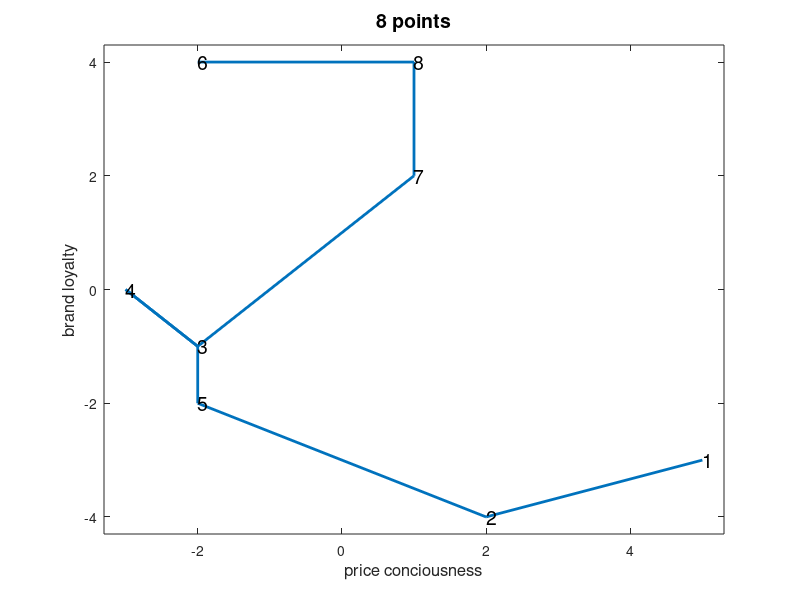
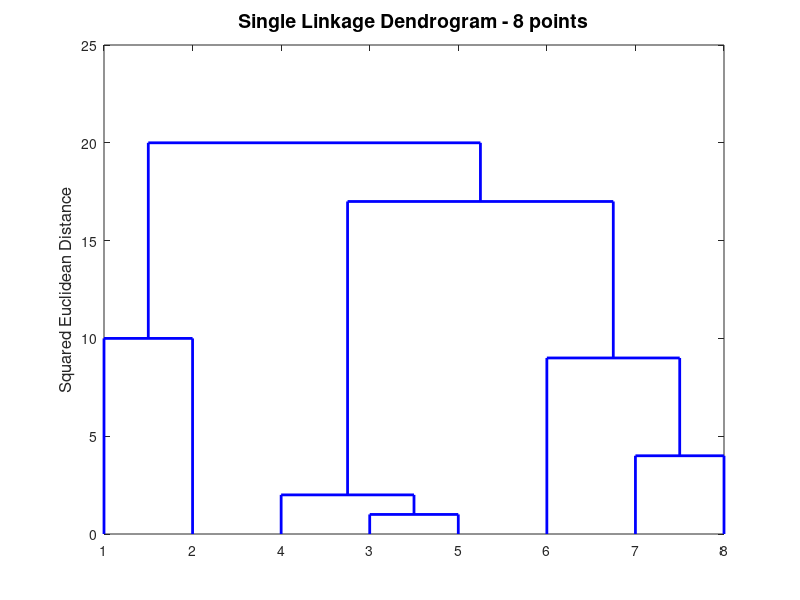

These charts were generated, in order, by the following MATLAB code:
%% clear all variables and console and close windows
clear
clc
close all

%% create matrix of 8 data points
x  = [5,2,-2,-3,-2,-2,1,1]';
y  = [-3,-4,-1,0,-2,4,2,4]';   
xs = [x,y]; 

%% Plot for the 8 data points
figure(1)
hold on
line(xs([1,2,5,3,4,3,7,8,6],1),xs([1,2,5,3,4,3,7,8,6],2),'Linewidth',2);
xlim([-3.3,5.3])
ylim([-4.3,4.3])
xlabel('price conciousness','FontSize',12)
ylabel('brand loyalty','FontSize',12)
title('8 points','FontSize',14)
text(xs(:,1),xs(:,2),['1','2','3','4','5','6','7','8']','FontSize',14)
box on
hold off

% Draw line segments between pairs of points 
% euclidean distance matrix
d = pdist(xs,'euclidean');

% squared euclidean distance matrix
dd = d.^2;

% cluster analysis with single linkage algorithm                                                  
ss = linkage(dd,'single');

%% Dendrogram for the 8 data points after Single linkage
% This dendrogram differs from the one produced in R produced plot due to
% differences in the linkage function
figure(2)
[H,T] = dendrogram(ss,'colorthreshold','default');
set(H,'LineWidth',2)
title('Single Linkage Dendrogram - 8 points','FontSize',14)
ylabel('Squared Euclidean Distance','FontSize',12)
box on
